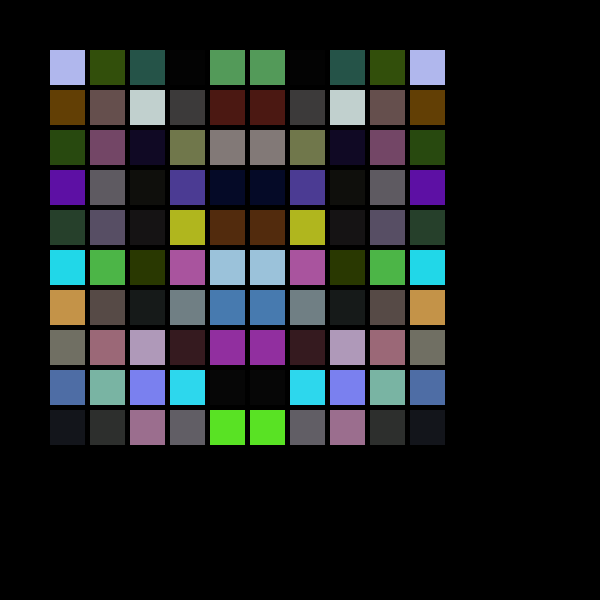
Frame 1 (no input)
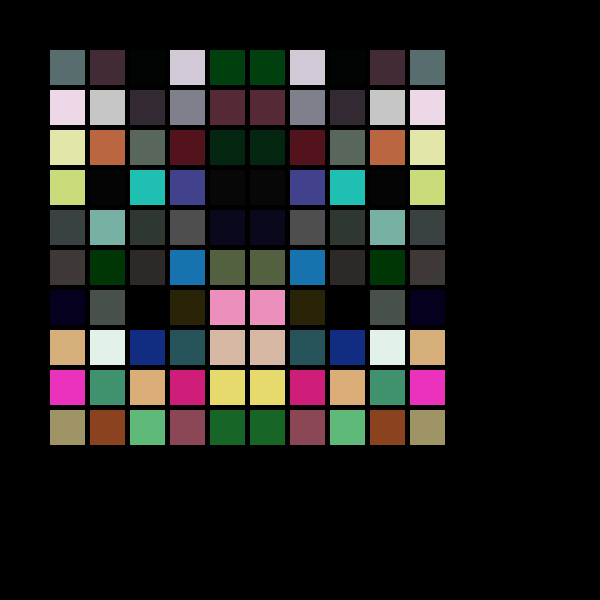
Frame 60 (the mouse pressed at the canvas centre just before this capture)
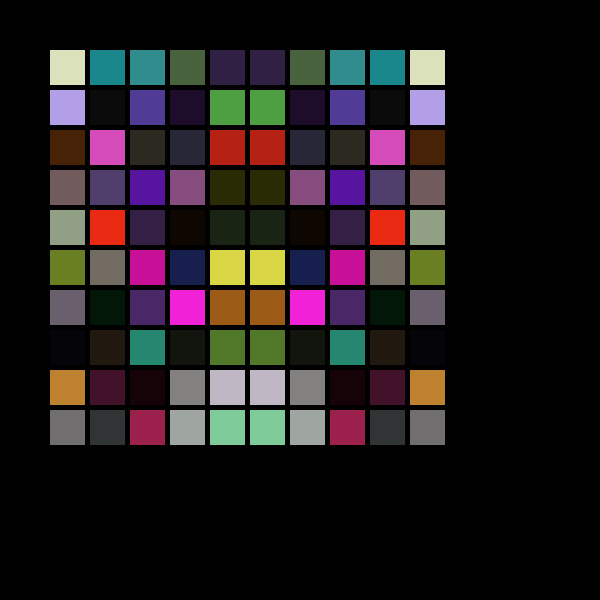
Frame 120 (the mouse held since frame 60 and released just before this capture)

The Processing sketch that drew these frames (run headless with seeded random() and noise(); from frame 60 on, the mouse is pressed at the canvas centre):

// Processing sketch: test_23_pde
// ── test_23_pde.pde
void setup() {
   size(600, 600);
   background(0);
   smooth();
   noStroke();
   colorMode(HSB);
   //noLoop();
}

boolean flug = true;

void mouseClicked() {
  flug = !flug;  
}

void draw() {
   if(flug) {
     for(int i=0; i<10; i++) {
        for(int j=0; j<5; j++) {
           fill(random(0, 255), random(0, 255), random(0, 250));
           rect(j * 40 + 50, i * 40 + 50, 35, 35);
           rect((10 - j) * 40 + 10, i * 40 + 50, 35, 35);
        }
     }
   }
}
